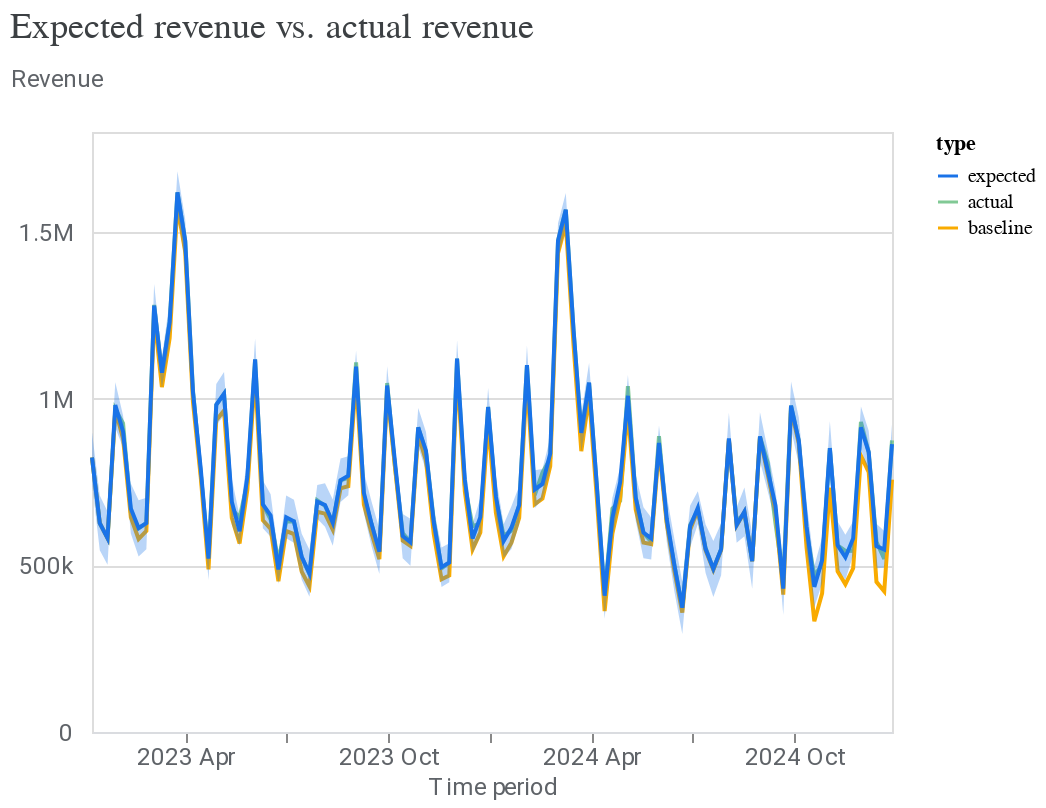

Here is the notebook cell this chart was saved with:
### Code cell
model_fit = visualizer.ModelFit(mmm)
model_fit.plot_model_fit()

### Figure 1 — Vega-Lite specification as saved in the notebook (floating-point values rounded to 4 significant figures; data arrays with more than 128 entries replaced by an {"elided": "..."} marker saying what was removed)
{"config": {"view": {"continuousWidth": 400, "continuousHeight": 300}, "axis": {"labelColor": "#5F6368", "labelFont": "Roboto", "labelFontSize": 12, "titleColor": "#5F6368", "titleFont": "Roboto", "titleFontSize": 12, "titleFontWeight": "normal"}}, "layer": [{"mark": "line", "encoding": {"color": {"field": "type", "scale": {"domain": ["expected", "actual", "baseline"], "range": ["#1A73E8", "#81C995", "#F9AB00"]}, "type": "nominal"}, "x": {"axis": {"domainColor": "#DADCE0", "format": "%Y %b", "grid": false, "tickCount": 8}, "field": "time", "title": "Time period", "type": "temporal"}, "y": {"axis": {"domain": false, "labelExpr": "replace(format(datum.value, '.3~s'), 'G', 'B')", "labelPadding": 10, "tickCount": 5, "ticks": false, "titleAlign": "left", "titleAngle": 0, "titleY": -20}, "field": "mean", "title": "Revenue", "type": "quantitative"}}}, {"mark": {"type": "area", "opacity": 0.3}, "encoding": {"color": {"field": "type", "legend": null, "scale": {"domain": ["expected"], "range": ["#1A73E8"]}, "type": "nominal"}, "x": {"field": "time", "type": "temporal"}, "y": {"field": "ci_hi", "type": "quantitative"}, "y2": {"field": "ci_lo"}}}], "data": {"name": "data-671330c8c7da42ca9e9681d25085e2ba"}, "resolve": {"scale": {"color": "independent"}}, "title": {"text": "Expected revenue vs. actual revenue", "anchor": "start", "color": "#3C4043", "font": "Google Sans Display", "fontSize": 18, "fontWeight": "normal", "offset": 10}, "$schema": "https://vega.github.io/schema/vega-lite/v4.17.0.json", "datasets": {"data-671330c8c7da42ca9e9681d25085e2ba": {"elided": "312 records"}}}
